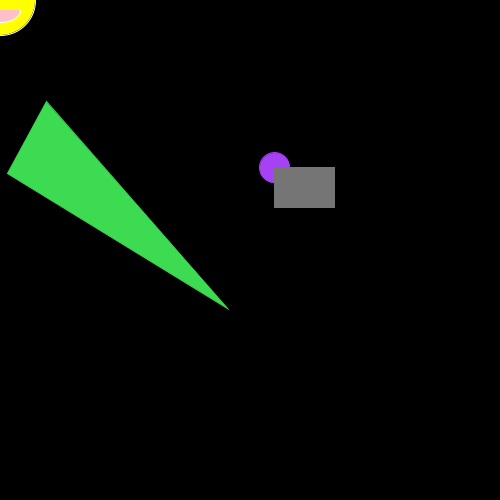
Frame 1 (no input)
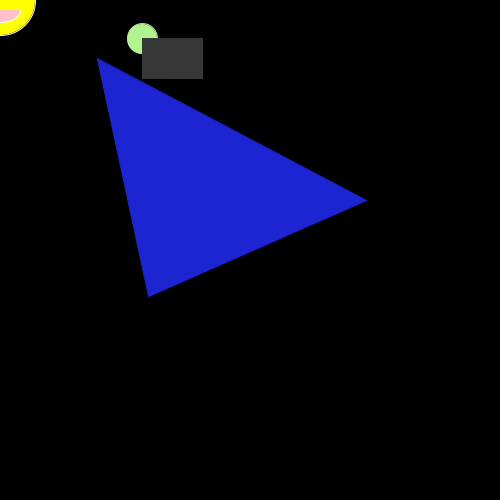
Frame 60 (the mouse pressed at the canvas centre just before this capture)
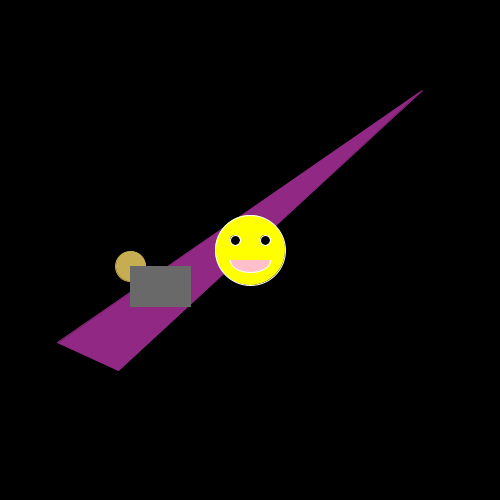
Frame 120 (the mouse held since frame 60 and released just before this capture)

The Processing sketch that drew these frames (run headless with seeded random() and noise(); from frame 60 on, the mouse is pressed at the canvas centre):

// Processing sketch: RandomStuff
// ── RandomStuff.pde
// Variables
float red;
float green;
float blue;
float r;
float g;
float b;
float paint;
int black;
int white;
int pinkTongueG;
int pinkTongueB;


float x;
float y;

float circleWidth;
float circleWidth1;
float cirlceWidth2;

float triangleX;
float triangleY;
float triangleX1;
float triangleY1;
float triangleX2;
float triangleY2;

float rectangleWidth;
float rectangleHeight;

int arcWidth;
int arcHeight;

float speed;
int zero;



void setup() {
  size(500, 500);
}


void draw() {
  red = random(256);
  green = random(256);
  blue = random(256);
  r = random(256);
  g = random(256);
  b = random(256);
  paint = random(256);
  black = 0;
  white = 255;
  pinkTongueG = 192;
  pinkTongueB = 203;


  x = random(width);
  y = random(height);

  circleWidth = 30;
  circleWidth1 = 10;
  cirlceWidth2 = 70;

  triangleX = random(width);
  triangleY = random(height);
  triangleX1 = random(width);
  triangleY1 = random(height);
  triangleX2 = random(width);
  triangleY2 = random(height);

  rectangleWidth = 60;
  rectangleHeight = 40;
  
  arcWidth = 40;
  arcHeight = 25;
  
  speed = 25;
  zero = 0;

  background(zero);
  frameRate(speed);

  // Shape #1
  fill(red, green, blue);
  stroke(red, green, blue);
  ellipse(x, y, circleWidth, circleWidth);

  // Shape #2
  fill(r, g, b);
  stroke(r, g, b);
  triangle(triangleX, triangleY, triangleX1, triangleY1, triangleX2, triangleY2);

  // Shape #3
  fill(paint);
  stroke(paint);
  rect(x, y, rectangleWidth, rectangleHeight);

  // Move with mouse 
  fill(white, white, black);
  stroke(white);
  ellipse(mouseX, mouseY, cirlceWidth2, cirlceWidth2);
  fill(black);
  ellipse(mouseX+15, mouseY-10, circleWidth1, circleWidth1);
  ellipse(mouseX-15, mouseY-10, circleWidth1, circleWidth1);
  stroke(white);
  fill(white, pinkTongueG, pinkTongueB);
  arc(mouseX, mouseY+10, arcWidth, arcHeight, zero, PI);
}
